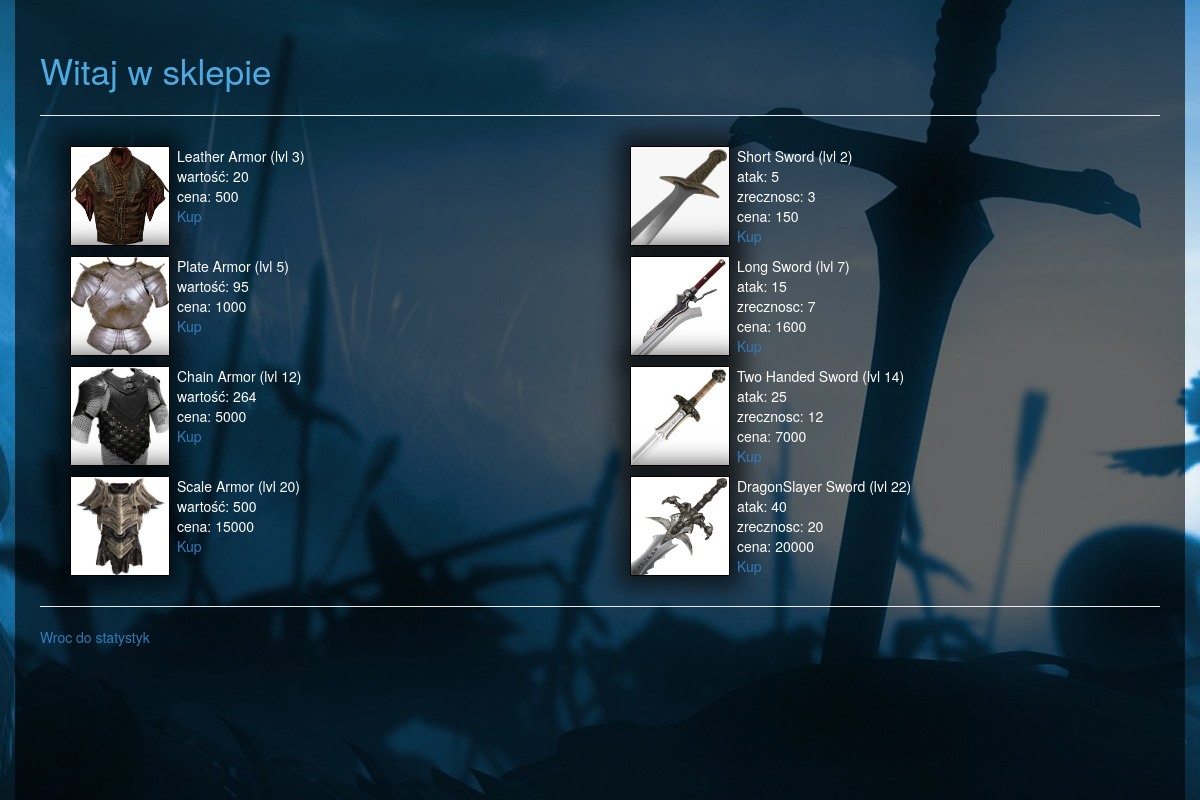
Page /player/2/shop/ on the committed database.
### project/models.py (models this page shows)
class ArmorItem(models.Model):
    name = models.CharField(max_length=30)
    value = models.IntegerField()
    bonus_health = models.IntegerField()
    requiredlv = models.IntegerField()
    price = models.IntegerField()
    def __unicode__(self):
        return self.name

class Weapon(models.Model):
    name = models.CharField(max_length=30)
    bonus_attack = models.IntegerField()
    bonus_agility = models.IntegerField()
    requiredlv = models.IntegerField()
    price = models.IntegerField()
    def __unicode__(self):
        return self.name

### project/views/shop.py (the view)
# urls.py: url(r'^player/(?P<p>[0-9]+)/shop/$', shop),
def shop(request, p):
    gamer = Player.objects.get(pk=p)
    return render(request, 'shop/shop_items.html', {'armor': ArmorItem.objects.exclude(pk=1),
                                                    'weapon': Weapon.objects.all(), 'p': gamer})

### templates/shop/shop_items.html (shortened to what this page needs)
{% extends 'layout.html' %}
{% load staticfiles %}
{% block content %}
    <div class="add_player_title">
        Witaj w sklepie
    </div>
    <hr/>
        <div class="col-md-6">
            {% for item in armor %}
                <div class="shop">
                    <div class="column_left">
                        <div class="armor_img">
                            {%if item.value  == 20%}
                                <img src="{% static 'css/content/armor1.jpg' %}" height="100%", width="100%">
                            {%elif item.value  == 95%}
                                <img src="{% static 'css/content/armor2.jpg' %}" height="100%", width="100%">
                            {%elif item.value  == 264%}
                                <img src="{% static 'css/content/armor3.jpg' %}" height="100%", width="100%">
                            {%else%}
                                <img src="{% static 'css/content/armor4.jpg' %}" height="100%", width="100%">
                            {%endif%}
                        </div>
                    </div>
                    <div class="armor_info">
                        {{ item.name }} (lvl {{item.requiredlv}})<br />
                        wartość: {{ item.value }}<br />
                        cena: {{ item.price}}<br />
                        <a href="buy/{{item}}">Kup</a>
                    </div>
                </div>
            {% endfor %}
        </div>
        <div class="col-md-6">
            {% for item in weapon %}
                <div class="shop">
                    <div class="column_left">
                        <div class="armor_img">
                            {%if item.bonus_attack  == 5%}
                                <img src="{% static 'css/content/sword1.jpg' %}" height="100%", width="100%">
                            {%elif item.bonus_attack  == 15%}
                                <img src="{% static 'css/content/sword2.jpg' %}" height="100%", width="100%">
                            {%elif item.bonus_attack  == 25%}
                                <img src="{% static 'css/content/sword3.jpg' %}" height="100%", width="100%">
                            {%else%}
                                <img src="{% static 'css/content/sword4.jpg' %}" height="100%", width="100%">
                            {%endif%}
                        </div>
                    </div>
                    <div class="armor_info">
                        {{ item.name }} (lvl {{item.requiredlv}})<br />
                        atak: {{ item.bonus_attack }}<br />
                        zrecznosc: {{ item.bonus_agility }}<br />
                        cena: {{ item.price}}<br />
                        <a href="buy/{{item}}">Kup</a>
                    </div>
                </div>
            {% endfor %}
        </div>
    <hr/>
    <a href="/player/{{p.id}}/">
        Wroc do statystyk
    </a>
{% endblock %}

### templates/static/css/site.css (style rules this page uses)
.add_player_title { margin: 20px 0px; font-size: 35px; color: #4FA9E0; }
.shop { margin: 10px; }
.armor_img { border: solid 1px #000; height: 100px; width: 100px; -webkit-box-shadow: 0px 0px 22px 12px rgba(0,0,0,0.63); -moz-box-shadow: 0px 0px 22px 12px rgba(0,0,0,0.63); box-shadow: 0px 0px 22px 12px rgba(0,0,0,0.63); margin-right: 7px; }
.armor_info { padding: 0px; }
.column_left { padding-left: 5px; float: left; }

### rows in the picture
ArmorItem: name "Leather Armor", requiredlv "3", value "20", price "500"
ArmorItem: name "Plate Armor", requiredlv "5", value "95", price "1000"
ArmorItem: name "Chain Armor", requiredlv "12", value "264", price "5000"
ArmorItem: name "Scale Armor", requiredlv "20", value "500", price "15000"
Weapon: name "Short Sword", requiredlv "2", bonus_attack "5", bonus_agility "3", price "150"
Weapon: name "Long Sword", requiredlv "7", bonus_attack "15", bonus_agility "7", price "1600"
Weapon: name "Two Handed Sword", requiredlv "14", bonus_attack "25", bonus_agility "12", price "7000"
Weapon: name "DragonSlayer Sword", requiredlv "22", bonus_attack "40", bonus_agility "20", price "20000"
